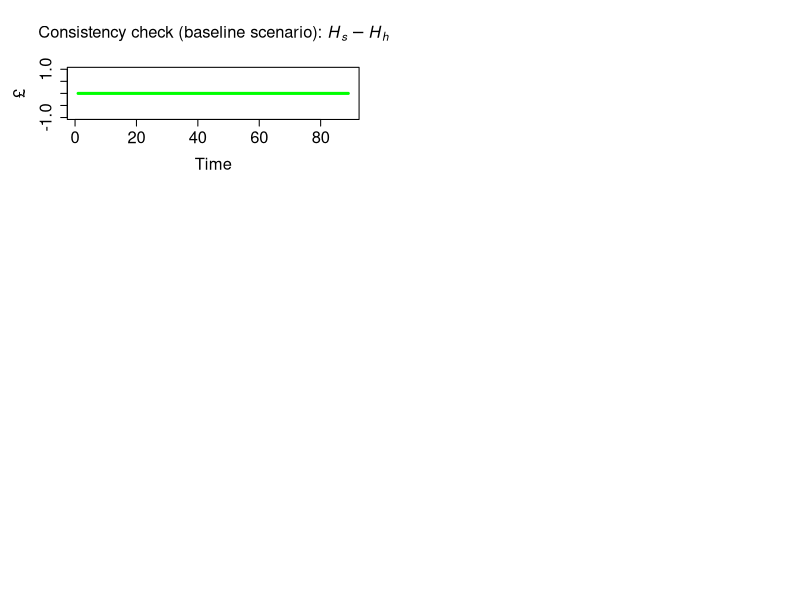
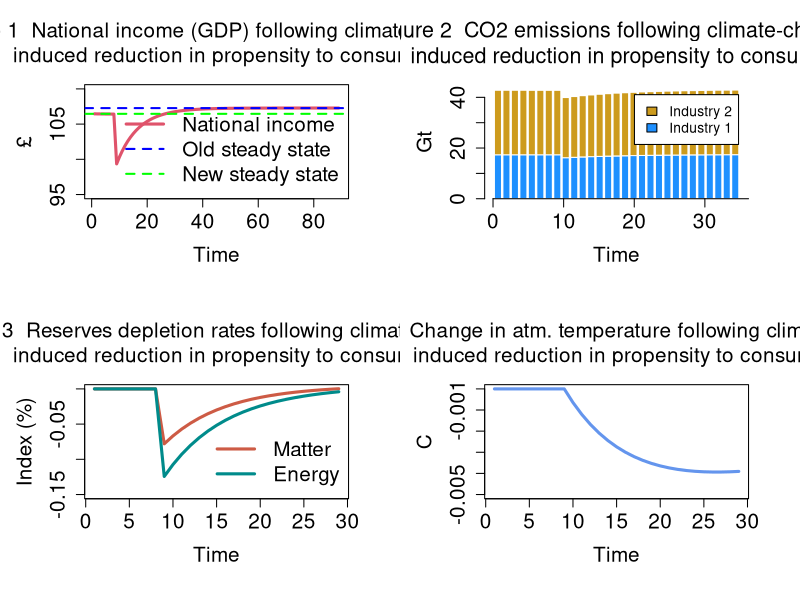

Write R code to recreate these figures, in order.
# Model ECO-PC for R: main code

# Version: 10 November 2023

################################################################################

#STEP 1: PREPARE THE WORK-SPACE

#Clear environment
rm(list=ls(all=TRUE))

#Clear plots
if(!is.null(dev.list())) dev.off()

#Clear console
cat("\014")

#Number of periods
nPeriods = 90

#Number of scenarios
nScenarios=3 

#Number of industries ***
nIndustries = 2

################################################################################

#STEP 2: SET THE COEFFICIENTS (EXOGENOUS VARIABLES AND PARAMETERS)
a0=matrix(data=0.6,nrow=nScenarios,ncol=nPeriods) #Autonomous component of propensity to consume out of income
a1=matrix(data=0,nrow=nScenarios,ncol=nPeriods) #Climate-change elasticity of propensity to consume out of income
alpha1=matrix(data=a0,nrow=nScenarios,ncol=nPeriods) #Propensity to consume out of income
alpha2=0.4 #Propensity to consume out of wealth
lambda0 = 0.635 #Autonomous share of bills
lambda1 = 5 #Elasticity of bills demand to interest rate
lambda2 = 0.01 #Elasticity of bills demand to yd/v
theta=0.2 #Tax rate on income
r_bar=matrix(data=0.025,nrow=nScenarios,ncol=nPeriods) #Interest rate as policy instrument
p1_bar=1.02 #Price of industry 1 products
p2_bar=0.98 #Price of industry 2 products
beta1_c_bar=0.50 #Household consumption share of product 1
beta1_g_bar=0.48 #Government consumption share of product 1

################################################################################

#STEP 3: CREATE VARIABLES AND ATTRIBUTE INITIAL VALUES

#Use 'array' function to create 3-dimension variables
x=array(data=0,dim=c(nScenarios,nPeriods,nIndustries)) #Gross output by industry (real)
d=array(data=0,dim=c(nScenarios,nPeriods,nIndustries)) #Demand by industry (real)
beta_c=array(data=0,dim=c(nScenarios,nPeriods,nIndustries)) #Real consumption composition
beta_g=array(data=0,dim=c(nScenarios,nPeriods,nIndustries)) #Real government expenditure composition
p=array(data=1,dim=c(nScenarios,nPeriods,nIndustries)) #Unit prices

#Other 2-dimension variables
b_cb=matrix(data=21.62,nrow=nScenarios,ncol=nPeriods) #Government bills held by Central Bank
b_h=matrix(data=64.87,nrow=nScenarios,ncol=nPeriods) #Government bills held by households
b_s=matrix(data=21.62+64.87,nrow=nScenarios,ncol=nPeriods) #Government bills supplied by government
h_h=matrix(data=21.62,nrow=nScenarios,ncol=nPeriods) #Cash money held by households
h_s=matrix(data=21.62,nrow=nScenarios,ncol=nPeriods) #Cash money supplied by central bank
r=matrix(data=r_bar,nrow=nScenarios,ncol=nPeriods) #Interest rate on government bills
t=matrix(data=0,nrow=nScenarios,ncol=nPeriods) #Taxes
v=matrix(data=64.87+21.62,nrow=nScenarios,ncol=nPeriods) #Households wealth
yd=matrix(data=0,nrow=nScenarios,ncol=nPeriods) #Disposable income of households
cons=matrix(data=0,nrow=nScenarios,ncol=nPeriods) #Consumption (real)
g=matrix(data=20,nrow=nScenarios,ncol=nPeriods) #Government expenditure (real)
y=matrix(data=0,nrow=nScenarios,ncol=nPeriods) #Value of net output (GDP)
p_c=matrix(data=1,nrow=nScenarios,ncol=nPeriods) #Average price for the consumers
p_g=matrix(data=1,nrow=nScenarios,ncol=nPeriods) #Average price for the government
A=matrix(data=c(0.11,0.21,0.12,0.22),nrow=nIndustries,ncol=nIndustries) #Matrix of technical coefficients
I = diag(x=1, nrow=nIndustries, ncol=nIndustries) #Diagonal matrix
infl=matrix(data=1,nrow=nScenarios,ncol=nPeriods) #Inflation tax (see Godley and Lavoie, 9.2.4 and 9.3.1)

################################################################################

#Ecosystem variables and coefficients

#Variables
x_mat = matrix(data=0,nrow=nScenarios,ncol=nPeriods) #Production of material goods 
mat = matrix(data=0,nrow=nScenarios,ncol=nPeriods) #Extracted matter  
rec = matrix(data=0,nrow=nScenarios,ncol=nPeriods) #Recycled socio-economic stock  
dis = matrix(data=0,nrow=nScenarios,ncol=nPeriods) #Discarded socioeconomic stock            
kh = matrix(data=0,nrow=nScenarios,ncol=nPeriods) #Socio-economic stock       
en = matrix(data=0,nrow=nScenarios,ncol=nPeriods) #Total energy required for production
ren = matrix(data=0,nrow=nScenarios,ncol=nPeriods) #Renewable energy
nen = matrix(data=0,nrow=nScenarios,ncol=nPeriods) #Non-renewable energy                         
co2_cum = matrix(data=0,nrow=nScenarios,ncol=nPeriods) #Cumulative emissions
wa = matrix(data=0,nrow=nScenarios,ncol=nPeriods) #Waste by industry
temp = matrix(data=0,nrow=nScenarios,ncol=nPeriods) #Atmospheric temperature 
k_m=matrix(data=6000,nrow=nScenarios,ncol=nPeriods) #Matter reserves
conv_m=matrix(data=0,nrow=nScenarios,ncol=nPeriods) #Conversion of matter resources into reserves
res_m=matrix(data=388889,nrow=nScenarios,ncol=nPeriods) #Matter resources
k_e=matrix(data=37000,nrow=nScenarios,ncol=nPeriods) #Energy reserves
conv_e=matrix(data=0,nrow=nScenarios,ncol=nPeriods) #Conversion of energy resources into reserves
res_e=matrix(data=542000,nrow=nScenarios,ncol=nPeriods) #Energy resources
dc = array(data=0,dim=c(nScenarios,nPeriods,nIndustries)) #Stock of durable goods by industry/product
emis = matrix(data=0,nrow=nScenarios,ncol=nPeriods) #Annual emissions by industry
cen=matrix(data=0,nrow=nScenarios,ncol=nPeriods) #Carbon mass of energy
o2= matrix(data=emis-cen,nrow=nScenarios,ncol=nPeriods) #Mass of oxygen 

#Coefficients
rho_dis = 0.2 #Recycling rate
beta_e = 0.07 #C=2 intensity of non-renewable enargy sources
tcre=0.0001 #Transient climate response to cumulative carbon emissions
fnc=0.5 #Non-CO2 fraction of total anthropocentric forcing
sigma_m=0.0005 #Conversion rate of matter resources into reserves
car=3.67 #Coefficient converting Gt of carbon into Gt of CO2
sigma_e=0.003 #Conversion rate of energy resources into reserves
mu_mat = matrix(data=c(0.4,0.6),nrow=nIndustries,ncol=1) #Material intensity coefficients by industry
zeta_dc = matrix(data=c(0.015,0.025),nrow=nIndustries,ncol=1) #Percentages of discarded socio-economic stock by industry
eps_en = matrix(data=c(4,6),nrow=nIndustries,ncol=1) #Energy intensity coefficients by industry                                          
eta_en = matrix(data=c(0.13,0.15),nrow=nIndustries,ncol=1) #Shares of renewable energy in total energy by industry       



################################################################################

#STEP 4: RUN THE MODEL

#STEP 4.A: DEFINE THE LOOPS

#Choose scenario
for (j in 1:nScenarios){
  
  #Define time loop
  for (i in 2:nPeriods){
  
    #Choose industry ***
    for (z in 1:nIndustries){
    
     #Define iterations
     for (iterations in 1:100){
      
      
      #STEP 4.B: ADD ALTERNATIVE SCENARIOS  
      
      #Shock 1: propensity to consume depending on climate change
      if (i>=10 && j==2){a1[j,i]=5}
      
      #STEP 4.C: DEFINE THE SYSTEM OF EQUATIONS        
      #Note: numbers refer to Model PC; *** = new or modified equation 
      
       
      #A) Define prices and consumption shares 
       
       #Set unit price of output of industry 1 ***  p[1] = (w/pr) + (p[1]*A[1] + p[2]*A[2])*(1 + mu) 
       p[j,i,1] = p1_bar
       
       #Set unit price of output of industry 2 ***  p[2] = (w/pr) + (p[1]*A[3] + p[2]*A[4])*(1 + mu)
       p[j,i,2] = p2_bar
      
       #Household real consumption share of product 1 ***
       beta_c[j,i,1] = beta1_c_bar
      
       #Household real consumption share of product 2 ***
       beta_c[j,i,2] = 1 - beta1_c_bar
      
       #Government real consumption share of product 1 ***
       beta_g[j,i,1] = beta1_g_bar
      
       #Government real consumption share of product 2 ***
       beta_g[j,i,2] = 1 - beta1_g_bar
      
       #Average price for the consumers ***
       p_c[j,i] = t(p[j,i,]) %*% beta_c[j,i,]
      
       #Average price for the government
       p_g[j,i] = t(p[j,i,]) %*% beta_g[j,i,]
      
      
      #B) Define input-output structure
      
       #Real final demand vector by industry ***
       d[j,i,] = beta_c[j,i,]*cons[j,i] + beta_g[j,i,]*g[j,i]
      
       #Real gross output by industry ***
       x[j,i,] = solve(I-A) %*% d[j,i,]
      
       #Value of net output (GDP) ***
       y[j,i] = t(p[j,i,]) %*% d[j,i,]
      
      
      #C) Households
      
       #Disposable income - eq. 4.2
       yd[j,i] = y[j,i] - t[j,i] + r[j,i-1]*b_h[j,i-1]
      
       #Wealth accumulation - eq. 4.4 ***
       v[j,i] = v[j,i-1] + (yd[j,i] - p_c[j,i]*cons[j,i])
      
       #Real consumption function with no monetary illusion - eq. 4.5 ***
       cons[j,i] = alpha1[j,i]*((yd[j,i]/p_c[j,i])-infl[j,i]) + alpha2*v[j,i-1]/p_c[j,i-1]
      
       #Inflation tax for households = infl. rate times * real stock of wealth
       infl[j,i] = ((p_c[j,i]-p_c[j,i-1])/p_c[j,i-1])*(v[j,i-1]/p_c[j,i])
      
      
      #D) Portfolio equations
      
       #Demand for cash money - eq. 4.6
       h_h[j,i] = v[j,i] - b_h[j,i]
      
       #Demand for government bills - eq. 4.7
       b_h[j,i] = v[j,i]*(lambda0 + lambda1*r[j,i] - lambda2*(yd[j,i]/v[j,i]))
      
      
      #E) Government
      
       #Tax payments - eq. 4.3 
       t[j,i] = theta*(y[j,i] + r[j,i-1]*b_h[j,i-1])
      
       #Supply of government bills - eq. 4.8 ***
       b_s[j,i] = b_s[j,i-1] + ( p_g[j,i]*g[j,i] + r[j,i-1]*b_s[j,i-1]) - (t[j,i] + r[j,i-1]*b_cb[j,i-1])
      
      
      #F) Central bank
      
       #Supply of cash - eq. 4.9
       h_s[j,i] = h_s[j,i-1] + b_cb[j,i] - b_cb[j,i-1]
      
       #Government bills held by the central bank - eq. 4.10
       b_cb[j,i] = b_s[j,i] - b_h[j,i]
      
       #Interest rate as policy instrument - eq. 4.11
       r[j,i] = r_bar[j,i]
      
      
      #G) Ecosystem
      
       #Extraction of matter and waste
       
        #Production of material goods 
        x_mat[j,i] = t(mu_mat[,]) %*% x[j,i,]
        
        #Extraction of matter                                       
        mat[j,i] = x_mat[j,i] - rec[j,i]                                             
        
        #Recycled matter (of socioeconomic stock + industrial waste)
        rec[j,i] = rho_dis*dis[j,i]         
        
        #Discarded socioeconomic stock            
        dis[j,i] = t(mu_mat[,]) %*% (zeta_dc[,] * dc[j,i-1,])
        
        #Stock of durable consumption goods                 
        dc[j,i,] = dc[j,i-1,] + beta_c[j,i,]*cons[j,i] - zeta_dc[,] * dc[j,i-1,]    
        
        #Socioeconomic stock
        kh[j,i] = kh[j,i-1] + x_mat[j,i] - dis[j,i]       
        
        #Wasted socio-economic stock
        wa[j,i] = mat[j,i] - (kh[j,i]-kh[j,i-1])                                                                     
       
        
       #Use of energy, emissions and temperature
        
        #Energy required for production
        en[j,i] = t(eps_en[,]) %*% x[j,i,]                                          
        
        #Renewable energy at the end of the period
        ren[j,i] = t(eps_en[,]) %*% (eta_en[,]*x[j,i,])                         
        
        #Non-renewable energy
        nen[j,i] = en[j,i] - ren[j,i]                                                
        
        #C02 emissions
        emis[j,i] = beta_e*nen[j,i]   
        
        #Cumulative emissions
        co2_cum[j,i] = co2_cum[j,i-1] + emis[j,i]
       
        #Atmospheric temperature 
        temp[j,i] = (1/(1-fnc))*tcre*(co2_cum[j,i])
       
        
      #Resources and reserves  
        
        #Stock of material reserves
        k_m[j,i] = k_m[j,i-1] + conv_m[j,i] - mat[j,i]                      
        
        #Material resources converted to reserves 
        conv_m[j,i] = sigma_m*res_m[j,i]                                    
        
        #Stock of material resources
        res_m[j,i] = res_m[j,i-1] - conv_m[j,i]                            
        
        #Carbon mass of non-renewable energy 
        cen[j,i] = emis[j,i]/car                                            
        
        #Mass of oxygen 
        o2[j,i] = emis[j,i] - cen[j,i]                                      
        
        #Stock of energy reserves
        k_e[j,i] = k_e[j,i-1] + conv_e[j,i] - en[j,i]                       
        
        #Energy resources converted to reserves 
        conv_e[j,i] = sigma_e*res_e[j,i]                                    
        
        #Stock of energy resources
        res_e[j,i] = res_e[j,i-1] - conv_e[j,i]                             
        
        
      #Climate related damages / changes
        
        #Endogenous propensity to consume out of income
        alpha1[j,i] = a0[j,i] - a1[j,i] * (temp[j,i] - temp[j,i-1])   
      
        #Other: e.g. beta_c[j,i,1] = b0 + b1 * temp[j,i-1]
        
        #Besides, we can connect waste accumulation with other variables...
        
      }
    }
  }
}
################################################################################

#STEP 5: CONSISTENCY CHECK (REDUNDANT EQUATION)

#Create consistency statement 
aerror=0
error=0
for (i in 2:(nPeriods-1)){error = error + (h_s[1,i]-h_h[1,i])^2}
aerror = error/nPeriods
if ( aerror<0.01 ){cat(" *********************************** \n Good news! The model is watertight! \n", "Average error =", aerror, "< 0.01 \n", "Cumulative error =", error, "\n ***********************************")} else{
  if ( aerror<1 && aerror<1 ){cat(" *********************************** \n Minor issues with model consistency \n", "Average error =", aerror, "> 0.01 \n", "Cumulative error =", error, "\n ***********************************")}
  else{cat(" ******************************************* \n Warning: the model is not fully consistent! \n", "Average error =", aerror, "> 1 \n", "Cumulative error =", error, "\n *******************************************")} }      

#Plot redundant equation
layout(matrix(c(1,2,3,4,5,6), 3, 2, byrow = TRUE))
par(mar = c(5.1+1, 4.1+1, 4.1+1, 2.1+1))
plot(h_s[1,2:nPeriods]-h_h[1,2:nPeriods], type="l", col="green",lwd=3,lty=1,font.main=1,cex.main=1.5,
     main=expression("Consistency check (baseline scenario): " * italic(H[phantom("")]["s"]) - italic(H[phantom("")]["h"])),
     cex.axis=1.5,cex.lab=1.5,ylab = '£',
     xlab = 'Time',ylim = range(-1,1))

################################################################################

#STEP 6: CREATE AND DISPLAY GRAPHS

#Set layout
layout(matrix(c(1,2,3,4), 2, 2, byrow = TRUE))
par(mar = c(5.1+1, 4.1+1, 4.1+1, 2.1+1))

#Figure 1
plot(y[2,2:nPeriods],type="l", col=2, lwd=3, lty=1, font.main=1,cex.main=1.5,
     main="Figure 1  National income (GDP) following climate-change \n induced reduction in propensity to consume",
     ylab = '£',xlab = 'Time',ylim = range(95,110),cex.axis=1.5,cex.lab=1.5)
abline(h=y[2,2],col="green",lty=2,lwd=2)
abline(h=y[2,60],col="blue",lty=2,lwd=2)
legend("bottomright",c("National income","Old steady state","New steady state"),  bty = "n",
       cex=1.5, lty=c(1,2,2), lwd=c(3,2,2), col = c(2,"blue","green"), box.lty=0)

#Figure 2
stacked_values <- rbind(beta_e*eps_en[1,]*x[2,2:30,1]*(1-eta_en[1,]), beta_e*eps_en[2,]*x[2,2:30,1]*(1-eta_en[2,]))
barplot(stacked_values, beside = FALSE, col = c("dodgerblue", "goldenrod3"), 
        names.arg = 2:30,main = "Figure 2  CO2 emissions following climate-change \n induced reduction in propensity to consume",
        font.main=1,cex.main=1.55,ylab = 'Gt', xlab = 'Time', ylim = c(0, 45),
        cex.axis = 1.5, cex.lab = 1.5, border = "white",xaxt = "n", 
        legend.text = c("Industry 1", "Industry 2"))
axis(1, at = seq(0, 40, by = 10), labels = seq(0, 40, by = 10),cex.axis = 1.5)

#Figure 3
plot(100*(mat[2,2:30]/k_m[2,1:29])-100*(mat[1,2:30]/k_m[1,1:29]),type="l",
    col="coral3", lwd=3, lty=1, font.main=1,cex.main=1.5,
    main="Figure 3  Reserves depletion rates following climate-change \n induced reduction in propensity to consume",
    ylab = 'Index (%)',xlab = 'Time',cex.axis=1.5,cex.lab=1.5,ylim = range(-0.15,0))
lines(100*(en[2,2:30]/k_e[2,1:29])-100*(en[1,2:30]/k_e[1,1:29]),col="cyan4", lwd=3, lty=1)
legend("bottomright",c("Matter","Energy"),  bty = "n",
       cex=1.5, lty=c(1,1), lwd=c(3,3), col = c("coral3","cyan4"), box.lty=0)

#Figure 4
plot(temp[2,1:29]-temp[1,1:29],type="l",
     col="cornflowerblue", lwd=3, lty=1, font.main=1,cex.main=1.5,
     main="Figure 4  Change in atm. temperature following climate-change \n induced reduction in propensity to consume",
     ylab = 'C',xlab = 'Time',cex.axis=1.5,cex.lab=1.5,ylim = range(-0.005,0))
